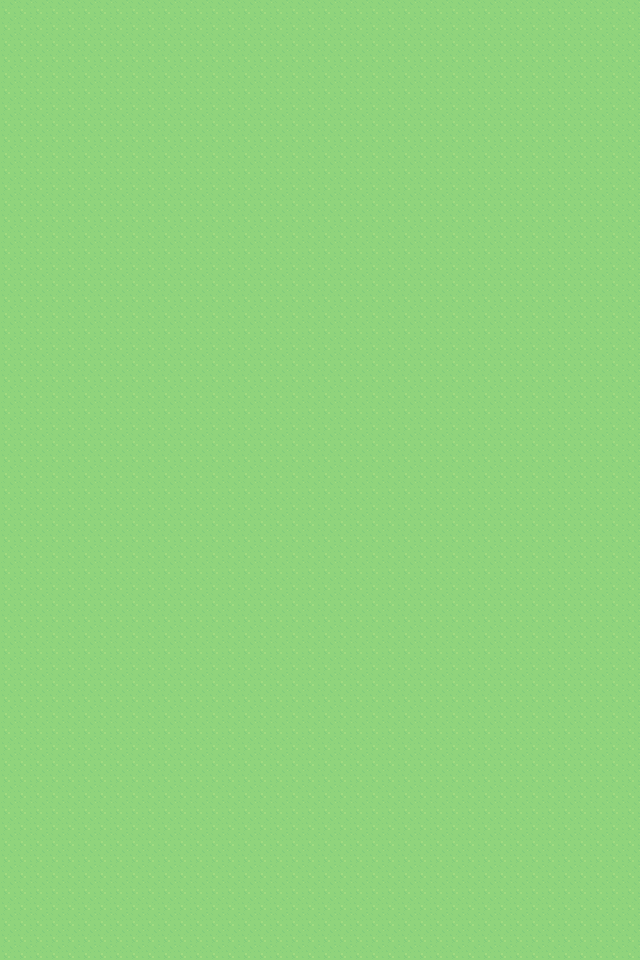

The image is a tile-based game level rendered from a .tmx file. Its description and source (layers, tilesets, objects; grid data summarised) follow:
An orthogonal 40x60 tile map with 16x16 px tiles, 5 tile layers (Grass, Floor, Trees, Items, ...) and 2 objects (Enter, Back).

<map version="1.2" tiledversion="1.2.3" orientation="orthogonal" renderorder="right-down" width="40" height="60" tilewidth="16" tileheight="16" infinite="0" nextlayerid="7" nextobjectid="3">
 <tileset firstgid="1" source="Tileset.tsx" />
 <layer id="1" name="Grass" width="40" height="60">
  <data>[2400 cells, 2400 non-empty, 1 distinct tile ids]</data>
 </layer>
 <layer id="2" name="Floor" width="40" height="60">
  <data>[2400 cells, 0 non-empty, 0 distinct tile ids]</data>
 </layer>
 <layer id="3" name="Trees" width="40" height="60">
  <data>[2400 cells, 0 non-empty, 0 distinct tile ids]</data>
 </layer>
 <layer id="4" name="Items" width="40" height="60">
  <data>[2400 cells, 0 non-empty, 0 distinct tile ids]</data>
 </layer>
 <layer id="5" name="Above" width="40" height="60">
  <data>[2400 cells, 0 non-empty, 0 distinct tile ids]</data>
 </layer>
 <objectgroup id="6" name="Object Layer 1">
  <object id="1" name="Enter" x="310" y="939">
   <point />
  </object>
  <object id="2" name="Back" x="320" y="51">
   <point />
  </object>
 </objectgroup>
</map>
